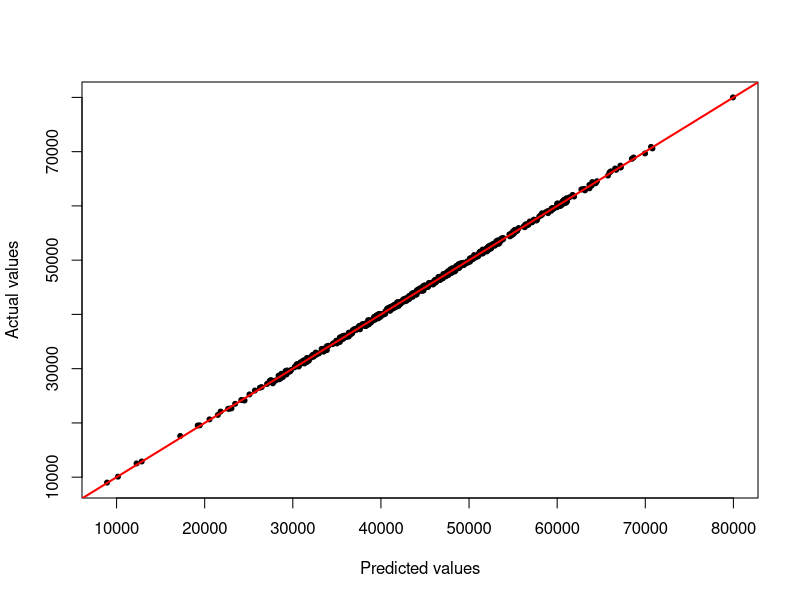
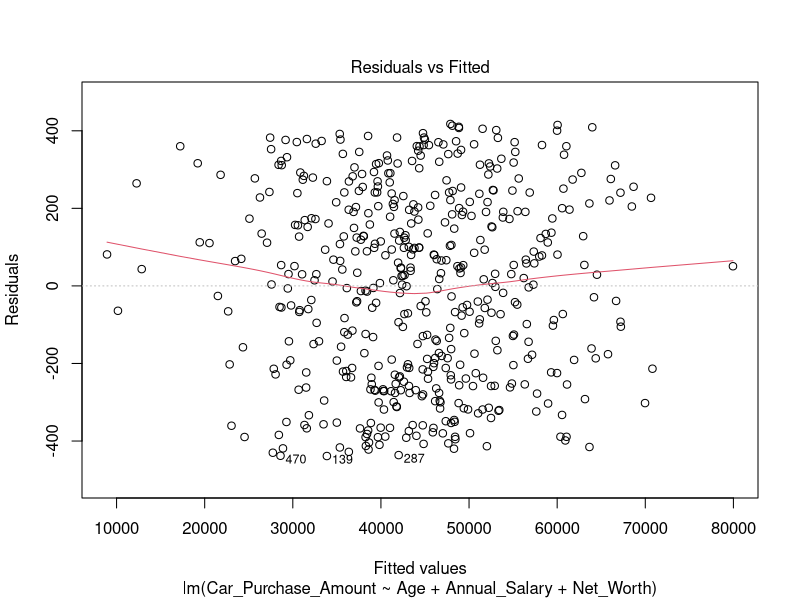
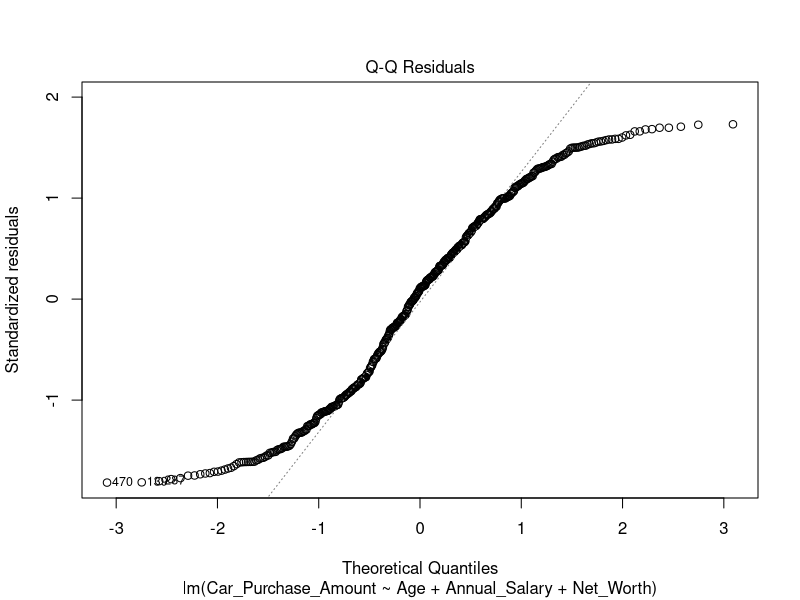
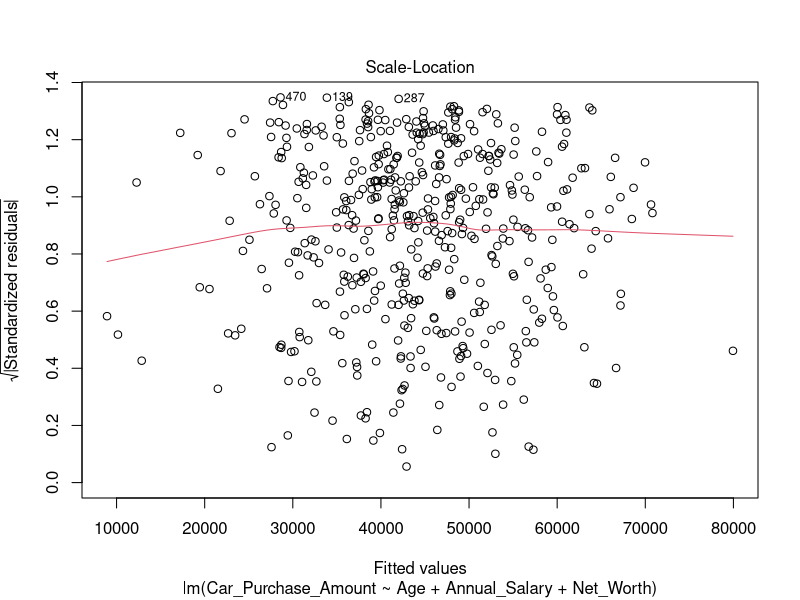
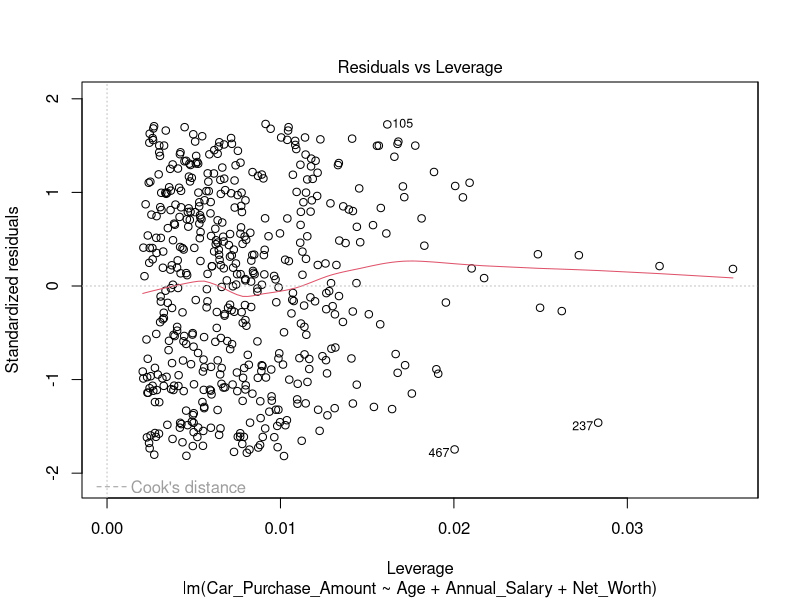
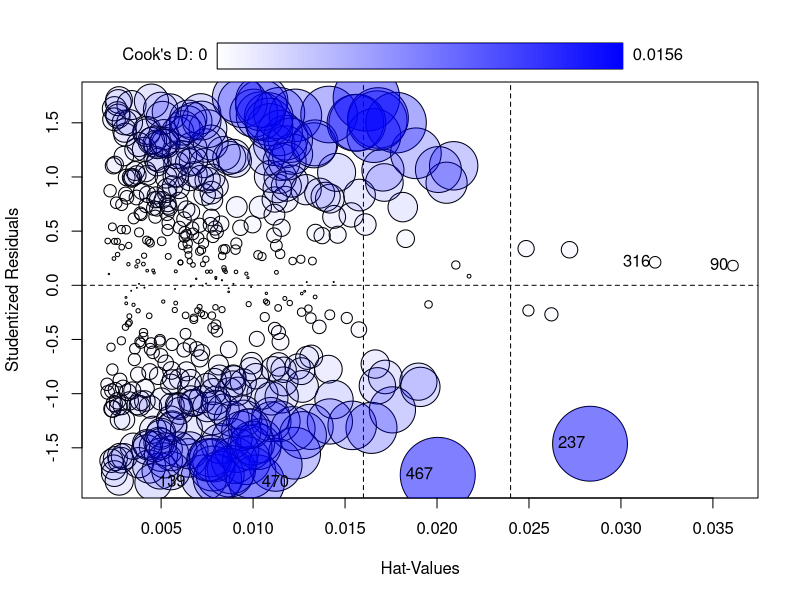
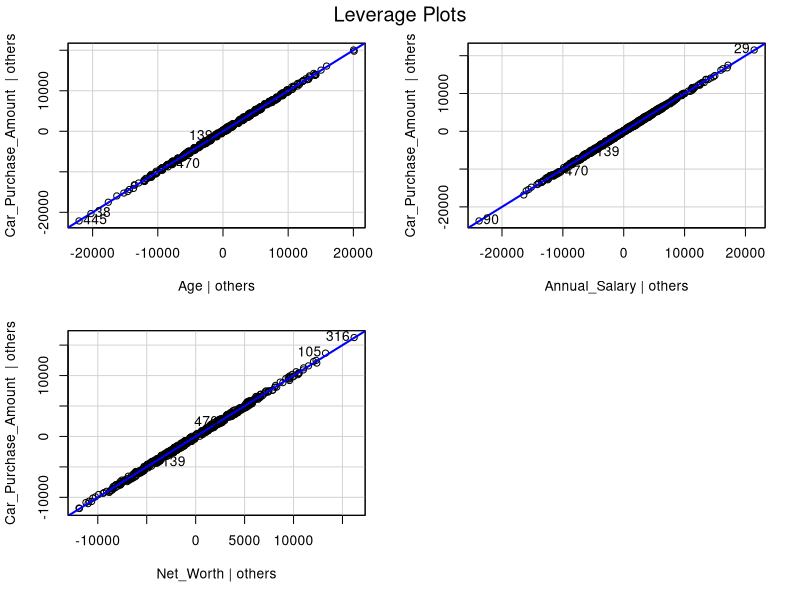
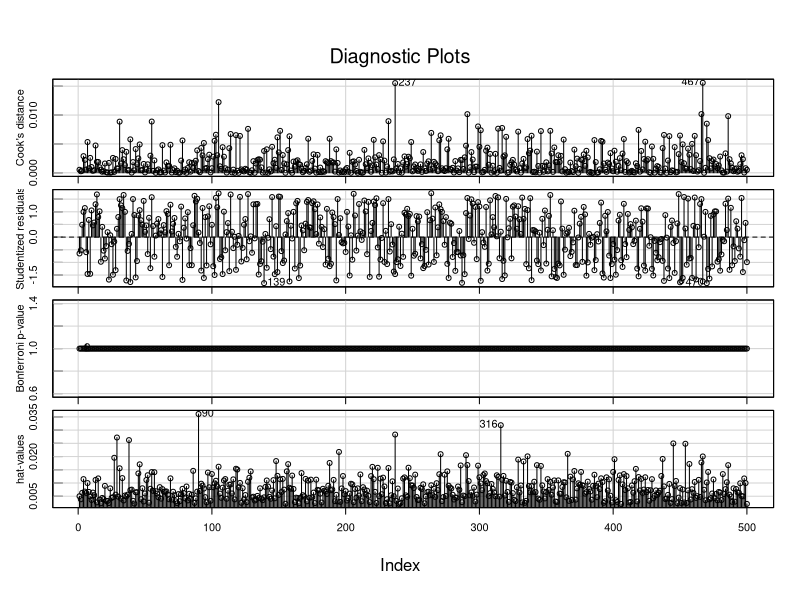

These figures' R source, in order:
AvaData=read.csv("Car_Purchasing_data.csv",header=T,row.names = NULL)
AvaN=nrow(AvaData)
AvaData$Gender=as.factor(AvaData$Gender)#將性別轉為類別變數，0男1女

#Validation set approach
#80%資料作為training set/20%作為validation set
TrainN=nrow(AvaData)*0.8
set.seed(1)
TrainInx=sample(c(1:AvaN),TrainN)
ValInx=c(1:AvaN)[-TrainInx]
TrainData=AvaData[TrainInx,]
ValData=AvaData[ValInx,]

#用training set建構迴歸模型
library(leaps)
BestSubModel=regsubsets(Car_Purchase_Amount~., data=TrainData, nvmax=5)
summary(BestSubModel)
#由validation set分別計算d=1,2,...,5最佳模型的validation MSE
ValDataM=model.matrix(Car_Purchase_Amount~., data=ValData)
ValMSE=rep(NA,5)
for(d in 1:5){
  coef.d<-coef(BestSubModel,d)
  predY<-ValDataM[,names(coef.d)]%*%coef.d
  ValMSE[d]<-mean((ValData$Car_Purchase_Amount-predY)^2)}
#找出MSE最小者，挑選最適合的p
BestD=which.min(ValMSE)
BestD
#由Available set建構迴歸模型
BestModel=regsubsets(Car_Purchase_Amount~., data=AvaData,nvmax=7)
coef(BestModel, BestD)
RegModel.F=lm(Car_Purchase_Amount~Gender+Age+Annual_Salary+
                Credit_Card_Debt+Net_Worth,data=AvaData)


#Create 10-Fold
library(caret)
FoldK=10#設定K=10
ValMSE_K=matrix(NA,FoldK,5)
set.seed(1)
CFold=createFolds(c(1:AvaN),k=FoldK,returnTrain=T)
#由training set建構迴歸模型
#由validation set計算d=1,2..,5模型的validation MSE
for(j in 1:FoldK){
  TrainInxTemp=CFold[[j]]
  ValInxTemp=c(1:AvaN)[-TrainInxTemp]
  TrainDataTemp=AvaData[TrainInxTemp,]
  ValDataTemp=AvaData[ValInxTemp,]
  BestSubModel_K=regsubsets(Car_Purchase_Amount~., data=TrainDataTemp,nvmax=5)
  ValDataM_K=model.matrix(Car_Purchase_Amount~., data=ValDataTemp)
  for(d in 1:5){
    coef.d<-coef(BestSubModel_K,d)
    predY<-ValDataM_K[,names(coef.d)]%*%coef.d
    ValMSE_K[j,d]<-mean((ValDataTemp$Car_Purchase_Amount-predY)^2)
  }
}
ValMSE_K
#用10 folds的MSE平均作為validation MSE
MeanD=colMeans(ValMSE_K)
SDD=apply((ValMSE_K),FUN=sd, MARGIN=2)
#由Validation MSE最小者挑出最適合的d
summary(BestSubModel_K)
BestD_K=which.min(colMeans(ValMSE_K))
BestModel_K=regsubsets(Car_Purchase_Amount~., data=AvaData, nvmax=5)
coef(BestModel_K, BestD_K)
RegModel_K.F=lm(Car_Purchase_Amount~Age+Annual_Salary+Net_Worth,data=AvaData)

#模型準確程度
plot(predict(RegModel_K.F), AvaData$Car_Purchase_Amount
     ,xlab="Predicted values",ylab = "Actual values",pch=20)
abline(a = 0,b = 1,col = "red",lwd = 2)

#Fitted vs. residual #Normal QQ-plot
plot(RegModel_K.F)
#install.packages("car")
library(car)
durbinWatsonTest(RegModel_K.F)
ncvTest(RegModel_K.F)

#由圖形檢查outlier/influential point/high leverage point

influencePlot(RegModel_K.F)
leveragePlots(RegModel_K.F)
influenceIndexPlot(RegModel_K.F)
outlierTest(RegModel_K.F)

vif(RegModel_K.F)#檢查迴歸的collinearity



#Gender
plot(xlab="Gender",ylab="Car_Purchase_Amount", AvaData$Gender, 
     AvaData$Car_Purchase_Amount, pch=19, col="#336666")
#Age
plot(AvaData$Age, AvaData$Car_Purchase_Amount, pch=20, col="#5151A2")
lm.model_Age <- lm(Car_Purchase_Amount~Age, AvaData)
abline(lm.model_Age,lwd=2)
#Annual_Salary
plot(AvaData$Annual_Salary, AvaData$Car_Purchase_Amount, pch=20, col="#A23400")
lm.model_AS <- lm(Car_Purchase_Amount~Annual_Salary, AvaData)
abline(lm.model_AS,lwd=2)
#Credit_Card_Debt
plot(AvaData$Credit_Card_Debt, AvaData$Car_Purchase_Amount, pch=20, col="#0072E3")
lm.model_CCD <- lm(Car_Purchase_Amount~Credit_Card_Debt, AvaData)
abline(lm.model_CCD,lwd=2)
#Net_Worth
plot(AvaData$Net_Worth, AvaData$Car_Purchase_Amount, pch=20, col="#4F9D9D")
lm.model_NW <- lm(Car_Purchase_Amount~Net_Worth, AvaData)
abline(lm.model_NW,lwd=2)
